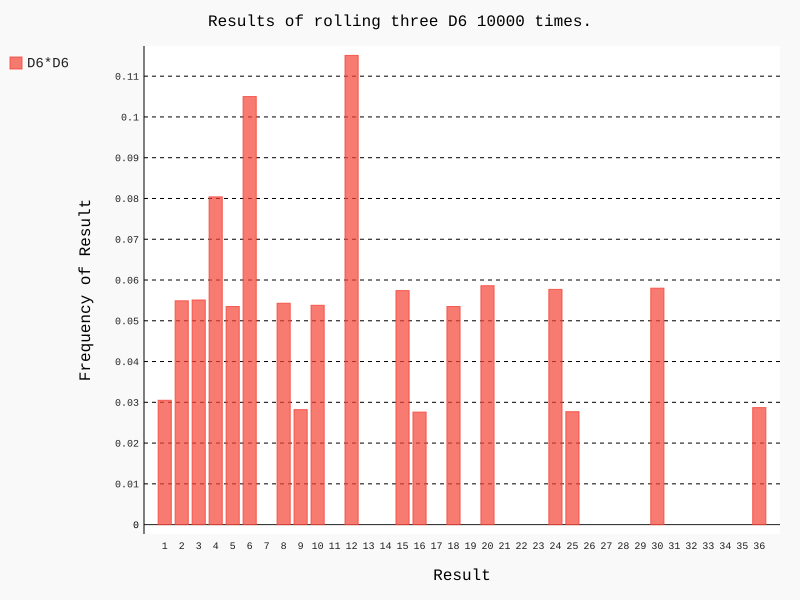

Generate this figure with Python:
import pygal

from die import Die

# 创建两个D6
die1 = Die()
die2 = Die()
die3 = Die()
# 掷几次骰子，并将结果存储在一个列表中
results = []
for roll_num in range(10000):
    # 三个骰子相加
    # result = die1.roll() + die2.roll() + die3.roll()
    # 两个骰子相乘
    result = die1.roll() * die2.roll()
    results.append(result)
max_result = die1.num_sides * die2.num_sides
# 分析结果
frequencies = []
for value in range(1, max_result + 1):
    frequency = results.count(value) / 10000
    frequencies.append(frequency)
#print(frequencies)

# 对结果进行可视化,该包为矢量图形文件，保证在不同的显示器显示大小一样
hist = pygal.Bar()
hist.title = "Results of rolling three D6 10000 times."
#hist.x_labels = ['2', '3', '4', '5', '6', '7', '8', '9', '10', '11', '12']
hist.x_labels = [x for x in range(1, max_result+1)]
hist.x_title = "Result"
hist.y_title = "Frequency of Result"
# 添加一类统计对象，前边参数表示对象名称，后边参数表示该对象在每一个横坐标上的值
hist.add('D6*D6', frequencies)
hist.render_to_file('die_visual.svg')
